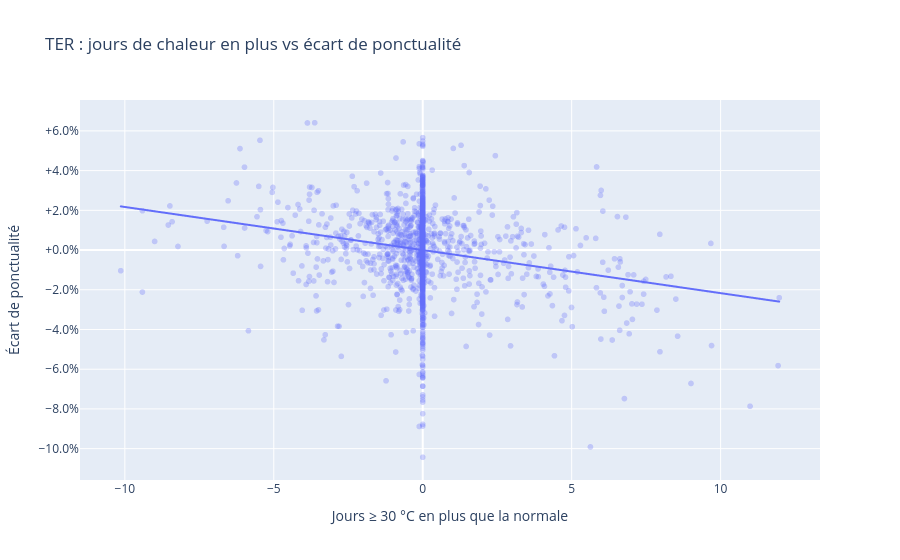

The cell this chart's notebook holds for it:
### Code cell
px.scatter(ter, x="anomalie_chaleur", y="ecart_ponct", trendline="ols", opacity=0.3,
           title="TER : jours de chaleur en plus vs écart de ponctualité",
           labels={"anomalie_chaleur": "Jours ≥ 30 °C en plus que la normale", "ecart_ponct": "Écart de ponctualité"}
).update_yaxes(tickformat="+.1%")

### Figure 1 — Plotly figure (JSON) as saved in the notebook; plotly's stock layout.template omitted (floating-point values rounded to 4 significant figures; data arrays with more than 128 entries replaced by an {"elided": "..."} marker saying what was removed)
{"data": [{"hovertemplate": "Jours ≥ 30 °C en plus que la normale=%{x}<br>Écart de ponctualité=%{y}<extra></extra>", "legendgroup": "", "marker": {"color": "#636efa", "opacity": 0.3, "symbol": "circle"}, "mode": "markers", "name": "", "showlegend": false, "type": "scattergl", "x": {"elided": "1628 float values"}, "xaxis": "x", "y": {"elided": "1628 float values"}, "yaxis": "y"}, {"hovertemplate": "<b>OLS trendline</b><br>ecart_ponct = -0.00216911 * anomalie_chaleur + 1.6263e-18<br>R<sup>2</sup>=0.048515<br><br>Jours ≥ 30 °C en plus que la normale=%{x}<br>Écart de ponctualité=%{y} <b>(trend)</b><extra></extra>", "legendgroup": "", "marker": {"color": "#636efa", "symbol": "circle"}, "mode": "lines", "name": "", "showlegend": false, "type": "scattergl", "x": {"elided": "1628 float values"}, "xaxis": "x", "y": {"elided": "1628 float values"}, "yaxis": "y"}], "layout": {"legend": {"tracegroupgap": 0}, "title": {"text": "TER : jours de chaleur en plus vs écart de ponctualité"}, "xaxis": {"anchor": "y", "domain": [0.0, 1.0], "title": {"text": "Jours ≥ 30 °C en plus que la normale"}}, "yaxis": {"anchor": "x", "domain": [0.0, 1.0], "tickformat": "+.1%", "title": {"text": "Écart de ponctualité"}}}}
